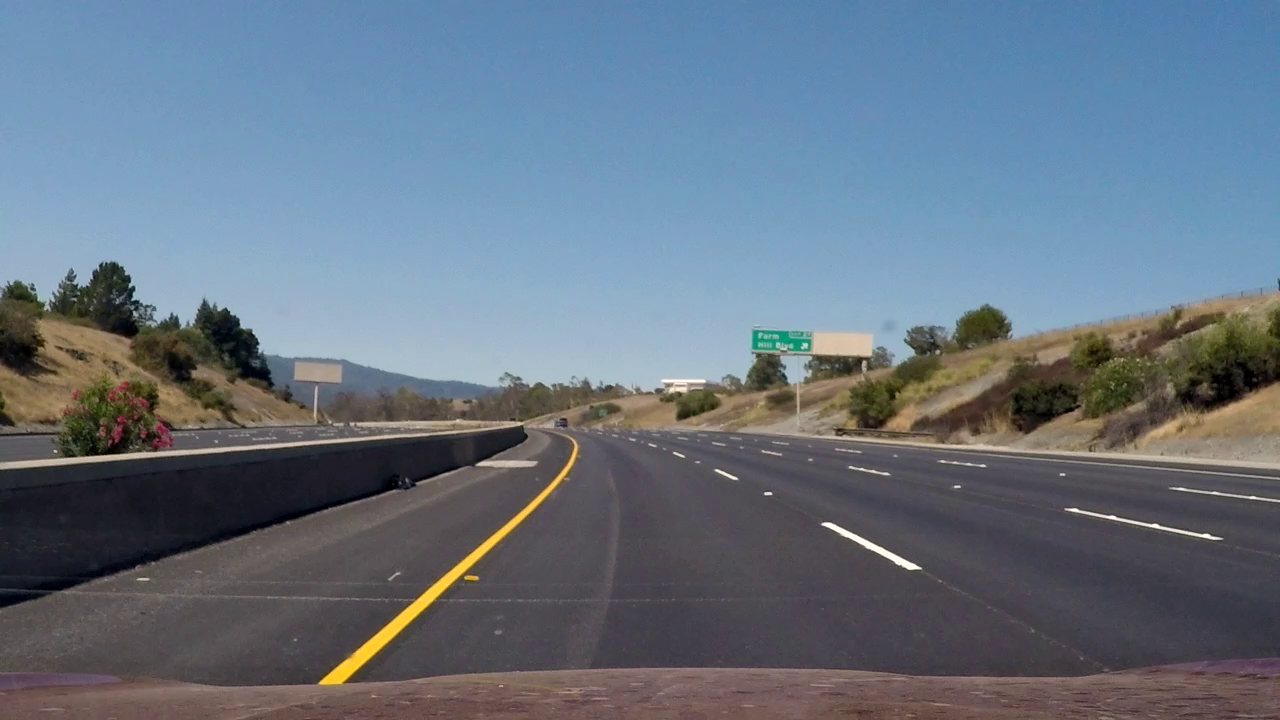
#> input picture data/image_1.png, 1280 x 720 px
$ python main.py ../data/image_1.png
#> lines starting #> are read from the running program, lines starting #| are printed output that depends on the picture; after the words box and inside, x2 and y2 are one past the last pixel; in counts of white or black regions, pixels touching at a corner belong together
import cv2
import numpy as np
import sys


def nothing(x):
    pass


img = cv2.imread(sys.argv[1])
#> img is the input picture: shape (720, 1280, 3); mean B, G, R 129.4, 115.4, 102.2
img = cv2.resize(img, (960, 525))
#> img: shape (525, 960, 3)
# Create a black image, a window
cv2.namedWindow('image')

# create trackbars for color change
cv2.createTrackbar('H Max', 'image', 0, 255, nothing)
#> slider 'H Max' is set to 255
cv2.createTrackbar('H Min', 'image', 0, 255, nothing)
#> slider 'H Min' is set to 51
cv2.createTrackbar('S Max', 'image', 0, 255, nothing)
#> slider 'S Max' is set to 255
cv2.createTrackbar('S Min', 'image', 0, 255, nothing)
#> slider 'S Min' is set to 51
cv2.createTrackbar('V Max', 'image', 0, 255, nothing)
#> slider 'V Max' is set to 255
cv2.createTrackbar('V Min', 'image', 0, 255, nothing)
#> slider 'V Min' is set to 51


while(1):
    cv2.imshow('image', img)

    # get current positions of four trackbars
    hmax = cv2.getTrackbarPos('H Max', 'image')
    hmin = cv2.getTrackbarPos('H Min', 'image')
    smax = cv2.getTrackbarPos('S Max', 'image')
    smin = cv2.getTrackbarPos('S Min', 'image')
    vmax = cv2.getTrackbarPos('V Max', 'image')
    vmin = cv2.getTrackbarPos('V Min', 'image')

    lower = np.array([hmin, smin, vmin])
    upper = np.array([hmax, smax, vmax])
    hsv = cv2.cvtColor(img, cv2.COLOR_BGR2HSV)
#> hsv: shape (525, 960, 3); mean H, S, V 91.9, 73.2, 136.9
    mask = cv2.inRange(hsv, lower, upper)
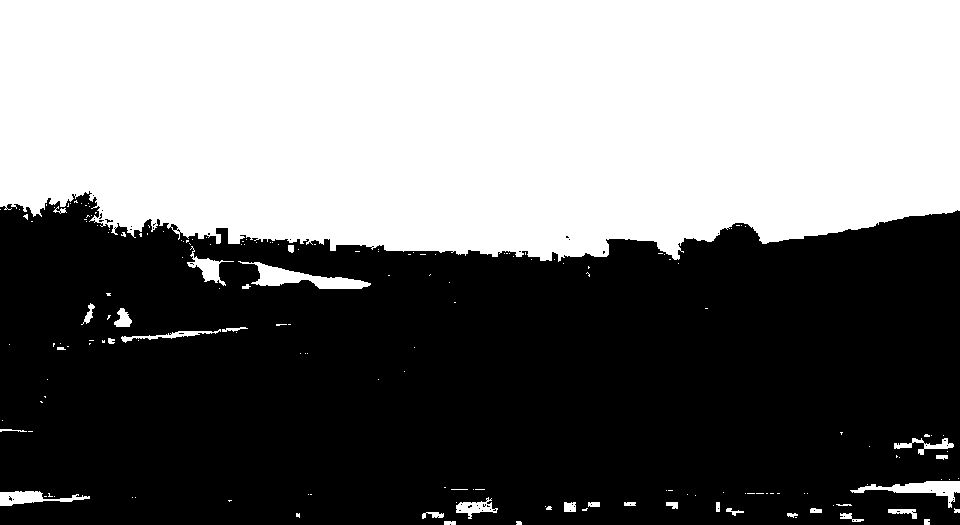
#> mask: shape (525, 960); 46.3% white; 177 white regions (143 under 20 px), largest, box (x1, y1, x2, y2) and area: (0, 0, 960, 262) 226408, (238, 261, 371, 289) 1395, (850, 481, 960, 508) 990
    output = cv2.bitwise_and(img, img, mask=mask)
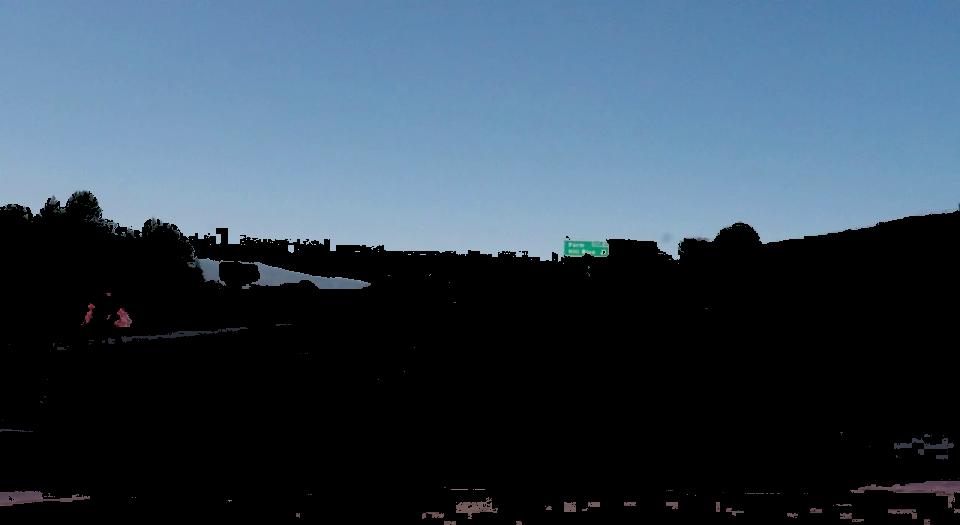
#> output: shape (525, 960, 3); mean B, G, R 85.6, 70.1, 53.1
    rgb = cv2.cvtColor(output, cv2.COLOR_HSV2RGB)
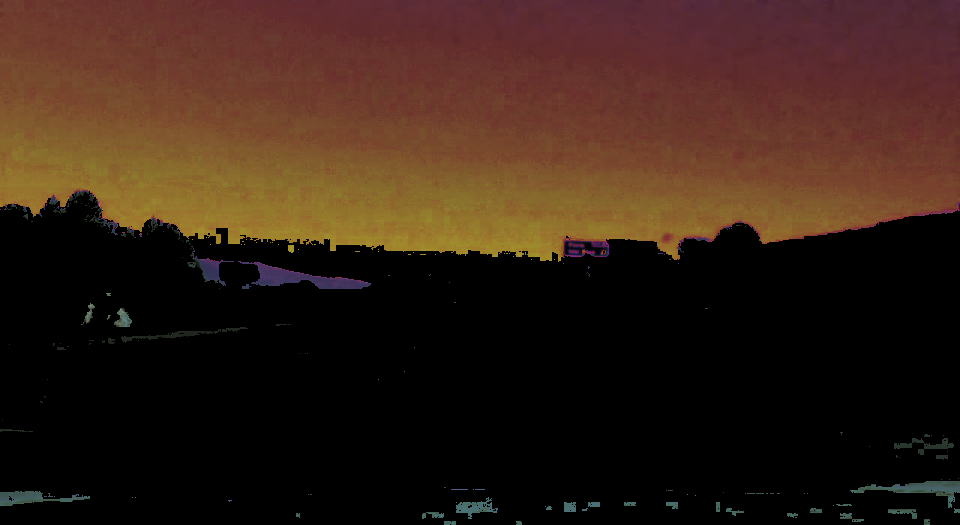
#> rgb: shape (525, 960, 3); mean R, G, B 52.8, 32.7, 21.7
    gray = cv2.cvtColor(rgb, cv2.COLOR_RGB2GRAY)
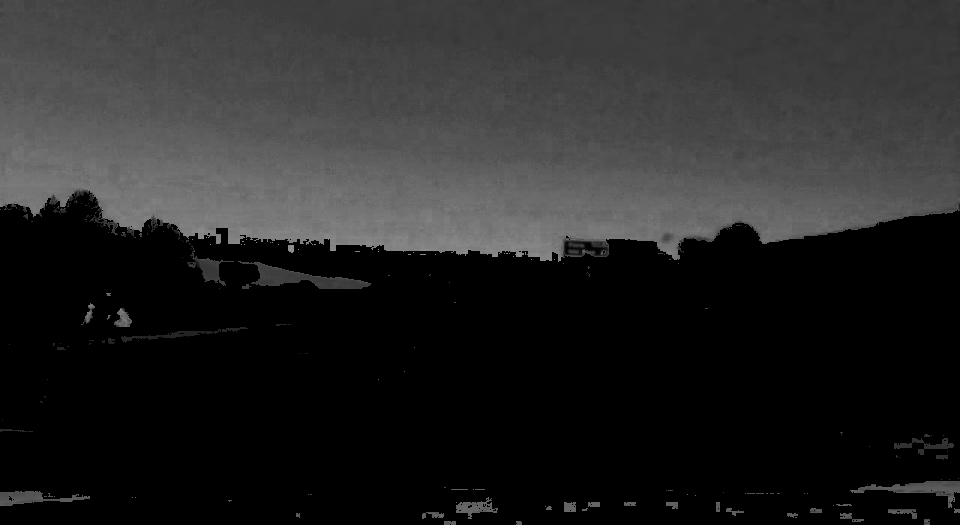
#> gray: shape (525, 960); min 0, max 147, mean 37.5
    dilation = cv2.dilate(gray, np.ones((5, 5), np.uint8), iterations=1)
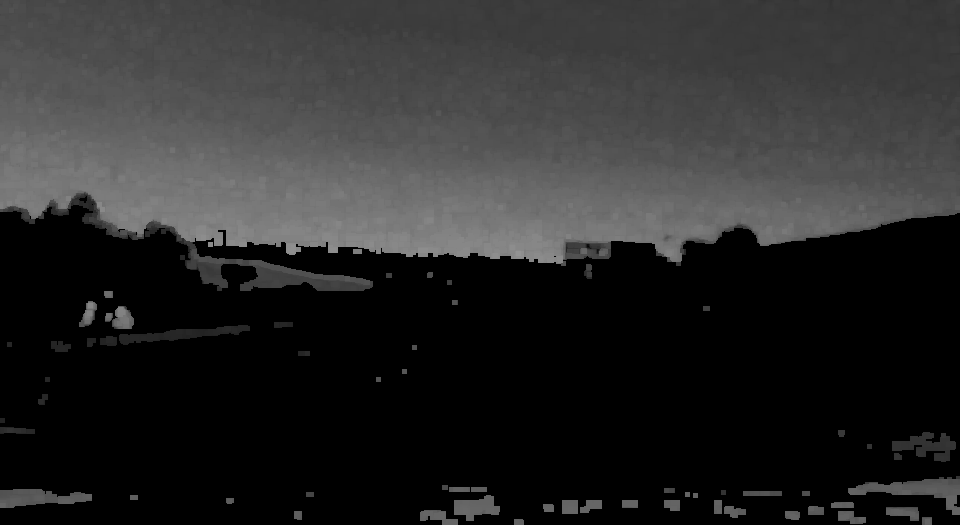
#> dilation: shape (525, 960); min 0, max 147, mean 41.1
    cv2.imshow("output", dilation)
    if cv2.waitKey(1) & 0xFF == ord("q"):
#> (key q is pressed here)
        break
cv2.destroyAllWindows()
